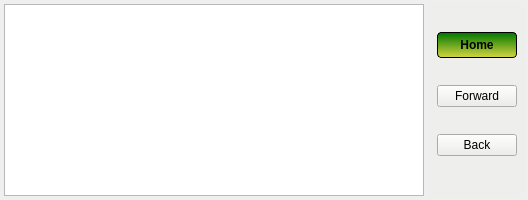
   <widget class="QWidget" name="dockWidgetContents">
    <property name="minimumSize">
     <size>
      <width>320</width>
      <height>120</height>
     </size>
    </property>
    <layout class="QHBoxLayout" name="horizontalLayout_10">
     <property name="spacing">
      <number>2</number>
     </property>
     <property name="leftMargin">
      <number>2</number>
     </property>
     <property name="topMargin">
      <number>2</number>
     </property>
     <property name="rightMargin">
      <number>2</number>
     </property>
     <property name="bottomMargin">
      <number>2</number>
     </property>
     <item>
      <widget class="QWidget" name="widget_5" native="true">
       <property name="sizePolicy">
        <sizepolicy hsizetype="Expanding" vsizetype="Expanding">
         <horstretch>0</horstretch>
         <verstretch>0</verstretch>
        </sizepolicy>
       </property>
       <property name="minimumSize">
        <size>
         <width>320</width>
         <height>120</height>
        </size>
       </property>
       <layout class="QVBoxLayout" name="verticalLayout_9">
        <property name="spacing">
         <number>2</number>
        </property>
        <property name="leftMargin">
         <number>2</number>
        </property>
        <property name="topMargin">
         <number>2</number>
        </property>
        <property name="rightMargin">
         <number>2</number>
        </property>
        <property name="bottomMargin">
         <number>2</number>
        </property>
        <item>
         <widget class="QTextBrowser" name="textContent">
          <property name="minimumSize">
           <size>
            <width>420</width>
            <height>120</height>
           </size>
          </property>
          <property name="source">
           <url>
            <string>file:///help/docs/index.html</string>
           </url>
          </property>
          <property name="searchPaths">
           <stringlist>
            <string>./help/docs/</string>
           </stringlist>
          </property>
         </widget>
        </item>
       </layout>
      </widget>
     </item>
     <item>
      <widget class="QWidget" name="helpButtonWidget" native="true">
       <property name="sizePolicy">
        <sizepolicy hsizetype="Expanding" vsizetype="Expanding">
         <horstretch>0</horstretch>
         <verstretch>0</verstretch>
        </sizepolicy>
       </property>
       <property name="minimumSize">
        <size>
         <width>0</width>
         <height>120</height>
        </size>
       </property>
       <property name="palette">
        <palette>
         <active>
          <colorrole role="Button">
           <brush brushstyle="SolidPattern">
            <color alpha="255">
             <red>238</red>
             <green>238</green>
             <blue>236</blue>
            </color>
           </brush>
          </colorrole>
          <colorrole role="Base">
           <brush brushstyle="SolidPattern">
            <color alpha="255">
             <red>238</red>
             <green>238</green>
             <blue>236</blue>
            </color>
           </brush>
          </colorrole>
          <colorrole role="Window">
           <brush brushstyle="SolidPattern">
            <color alpha="255">
             <red>238</red>
             <green>238</green>
             <blue>236</blue>
            </color>
           </brush>
          </colorrole>
         </active>
         <inactive>
          <colorrole role="Button">
           <brush brushstyle="SolidPattern">
            <color alpha="255">
             <red>238</red>
             <green>238</green>
             <blue>236</blue>
            </color>
           </brush>
          </colorrole>
          <colorrole role="Base">
           <brush brushstyle="SolidPattern">
            <color alpha="255">
             <red>238</red>
             <green>238</green>
             <blue>236</blue>
            </color>
           </brush>
          </colorrole>
          <colorrole role="Window">
           <brush brushstyle="SolidPattern">
            <color alpha="255">
             <red>238</red>
             <green>238</green>
             <blue>236</blue>
            </color>
           </brush>
          </colorrole>
         </inactive>
         <disabled>
          <colorrole role="Button">
           <brush brushstyle="SolidPattern">
            <color alpha="255">
             <red>238</red>
             <green>238</green>
             <blue>236</blue>
            </color>
           </brush>
          </colorrole>
          <colorrole role="Base">
           <brush brushstyle="SolidPattern">
            <color alpha="255">
             <red>238</red>
             <green>238</green>
             <blue>236</blue>
            </color>
           </brush>
          </colorrole>
          <colorrole role="Window">
           <brush brushstyle="SolidPattern">
            <color alpha="255">
             <red>238</red>
             <green>238</green>
             <blue>236</blue>
            </color>
           </brush>
          </colorrole>
         </disabled>
        </palette>
       </property>
       <property name="autoFillBackground">
        <bool>false</bool>
       </property>
       <property name="styleSheet">
        <string notr="true">background-color: rgb(238, 238, 236);</string>
       </property>
       <layout class="QVBoxLayout" name="verticalLayout_12">
        <item>
         <widget class="QPushButton" name="pushButton">
          <property name="minimumSize">
           <size>
            <width>0</width>
            <height>26</height>
           </size>
          </property>
          <property name="palette">
           <palette>
            <active>
             <colorrole role="Button">
              <brush brushstyle="LinearGradientPattern">
               <gradient startx="0.000000000000000" starty="0.000000000000000" endx="0.000000000000000" endy="1.000000000000000" type="LinearGradient" spread="PadSpread" coordinatemode="ObjectBoundingMode">
                <gradientstop position="0.000000000000000">
                 <color alpha="255">
                  <red>0</red>
                  <green>119</green>
                  <blue>0</blue>
                 </color>
                </gradientstop>
                <gradientstop position="1.000000000000000">
                 <color alpha="255">
                  <red>212</red>
                  <green>213</green>
                  <blue>64</blue>
                 </color>
                </gradientstop>
               </gradient>
              </brush>
             </colorrole>
             <colorrole role="Base">
              <brush brushstyle="LinearGradientPattern">
               <gradient startx="0.000000000000000" starty="0.000000000000000" endx="0.000000000000000" endy="1.000000000000000" type="LinearGradient" spread="PadSpread" coordinatemode="ObjectBoundingMode">
                <gradientstop position="0.000000000000000">
                 <color alpha="255">
                  <red>0</red>
                  <green>119</green>
                  <blue>0</blue>
                 </color>
                </gradientstop>
                <gradientstop position="1.000000000000000">
                 <color alpha="255">
                  <red>212</red>
                  <green>213</green>
                  <blue>64</blue>
                 </color>
                </gradientstop>
               </gradient>
              </brush>
             </colorrole>
             <colorrole role="Window">
              <brush brushstyle="LinearGradientPattern">
               <gradient startx="0.000000000000000" starty="0.000000000000000" endx="0.000000000000000" endy="1.000000000000000" type="LinearGradient" spread="PadSpread" coordinatemode="ObjectBoundingMode">
                <gradientstop position="0.000000000000000">
                 <color alpha="255">
                  <red>0</red>
                  <green>119</green>
                  <blue>0</blue>
                 </color>
                </gradientstop>
                <gradientstop position="1.000000000000000">
                 <color alpha="255">
                  <red>212</red>
                  <green>213</green>
                  <blue>64</blue>
                 </color>
                </gradientstop>
               </gradient>
              </brush>
             </colorrole>
            </active>
            <inactive>
             <colorrole role="Button">
              <brush brushstyle="LinearGradientPattern">
               <gradient startx="0.000000000000000" starty="0.000000000000000" endx="0.000000000000000" endy="1.000000000000000" type="LinearGradient" spread="PadSpread" coordinatemode="ObjectBoundingMode">
                <gradientstop position="0.000000000000000">
                 <color alpha="255">
                  <red>0</red>
                  <green>119</green>
                  <blue>0</blue>
                 </color>
                </gradientstop>
                <gradientstop position="1.000000000000000">
                 <color alpha="255">
                  <red>212</red>
                  <green>213</green>
                  <blue>64</blue>
                 </color>
                </gradientstop>
               </gradient>
              </brush>
             </colorrole>
             <colorrole role="Base">
              <brush brushstyle="LinearGradientPattern">
               <gradient startx="0.000000000000000" starty="0.000000000000000" endx="0.000000000000000" endy="1.000000000000000" type="LinearGradient" spread="PadSpread" coordinatemode="ObjectBoundingMode">
                <gradientstop position="0.000000000000000">
                 <color alpha="255">
                  <red>0</red>
                  <green>119</green>
                  <blue>0</blue>
                 </color>
                </gradientstop>
                <gradientstop position="1.000000000000000">
                 <color alpha="255">
                  <red>212</red>
                  <green>213</green>
                  <blue>64</blue>
                 </color>
                </gradientstop>
               </gradient>
              </brush>
             </colorrole>
             <colorrole role="Window">
              <brush brushstyle="LinearGradientPattern">
               <gradient startx="0.000000000000000" starty="0.000000000000000" endx="0.000000000000000" endy="1.000000000000000" type="LinearGradient" spread="PadSpread" coordinatemode="ObjectBoundingMode">
                <gradientstop position="0.000000000000000">
                 <color alpha="255">
                  <red>0</red>
                  <green>119</green>
                  <blue>0</blue>
                 </color>
                </gradientstop>
                <gradientstop position="1.000000000000000">
                 <color alpha="255">
                  <red>212</red>
                  <green>213</green>
                  <blue>64</blue>
                 </color>
                </gradientstop>
               </gradient>
              </brush>
             </colorrole>
            </inactive>
            <disabled>
             <colorrole role="Button">
              <brush brushstyle="LinearGradientPattern">
               <gradient startx="0.000000000000000" starty="0.000000000000000" endx="0.000000000000000" endy="1.000000000000000" type="LinearGradient" spread="PadSpread" coordinatemode="ObjectBoundingMode">
                <gradientstop position="0.000000000000000">
                 <color alpha="255">
                  <red>0</red>
                  <green>119</green>
                  <blue>0</blue>
                 </color>
                </gradientstop>
                <gradientstop position="1.000000000000000">
                 <color alpha="255">
                  <red>212</red>
                  <green>213</green>
                  <blue>64</blue>
                 </color>
                </gradientstop>
               </gradient>
              </brush>
             </colorrole>
             <colorrole role="Base">
              <brush brushstyle="LinearGradientPattern">
               <gradient startx="0.000000000000000" starty="0.000000000000000" endx="0.000000000000000" endy="1.000000000000000" type="LinearGradient" spread="PadSpread" coordinatemode="ObjectBoundingMode">
                <gradientstop position="0.000000000000000">
                 <color alpha="255">
                  <red>0</red>
                  <green>119</green>
                  <blue>0</blue>
                 </color>
                </gradientstop>
                <gradientstop position="1.000000000000000">
                 <color alpha="255">
                  <red>212</red>
                  <green>213</green>
                  <blue>64</blue>
                 </color>
                </gradientstop>
               </gradient>
              </brush>
             </colorrole>
             <colorrole role="Window">
              <brush brushstyle="LinearGradientPattern">
               <gradient startx="0.000000000000000" starty="0.000000000000000" endx="0.000000000000000" endy="1.000000000000000" type="LinearGradient" spread="PadSpread" coordinatemode="ObjectBoundingMode">
                <gradientstop position="0.000000000000000">
                 <color alpha="255">
                  <red>0</red>
                  <green>119</green>
                  <blue>0</blue>
                 </color>
                </gradientstop>
                <gradientstop position="1.000000000000000">
                 <color alpha="255">
                  <red>212</red>
                  <green>213</green>
                  <blue>64</blue>
                 </color>
                </gradientstop>
               </gradient>
              </brush>
             </colorrole>
            </disabled>
           </palette>
          </property>
          <property name="autoFillBackground">
           <bool>false</bool>
          </property>
          <property name="styleSheet">
           <string notr="true">background-color: qlineargradient(spread:pad, x1:0, y1:0, x2:0, y2:1, stop:0 rgba(0, 119, 0, 255), stop:1 rgba(212, 213, 64, 255));
font-weight:bold;
border: 1px solid black;
border-radius: 4px;</string>
          </property>
          <property name="text">
           <string>Home</string>
          </property>
         </widget>
        </item>
        <item>
         <widget class="QPushButton" name="pushButton_3">
          <property name="palette">
           <palette>
            <active>
             <colorrole role="WindowText">
              <brush brushstyle="SolidPattern">
               <color alpha="255">
                <red>0</red>
                <green>0</green>
                <blue>0</blue>
               </color>
              </brush>
             </colorrole>
             <colorrole role="Button">
              <brush brushstyle="SolidPattern">
               <color alpha="255">
                <red>238</red>
                <green>238</green>
                <blue>236</blue>
               </color>
              </brush>
             </colorrole>
             <colorrole role="Light">
              <brush brushstyle="SolidPattern">
               <color alpha="255">
                <red>255</red>
                <green>255</green>
                <blue>255</blue>
               </color>
              </brush>
             </colorrole>
             <colorrole role="Midlight">
              <brush brushstyle="SolidPattern">
               <color alpha="255">
                <red>233</red>
                <green>239</green>
                <blue>249</blue>
               </color>
              </brush>
             </colorrole>
             <colorrole role="Dark">
              <brush brushstyle="SolidPattern">
               <color alpha="255">
                <red>105</red>
                <green>112</green>
                <blue>121</blue>
               </color>
              </brush>
             </colorrole>
             <colorrole role="Mid">
              <brush brushstyle="SolidPattern">
               <color alpha="255">
                <red>141</red>
                <green>149</green>
                <blue>162</blue>
               </color>
              </brush>
             </colorrole>
             <colorrole role="Text">
              <brush brushstyle="SolidPattern">
               <color alpha="255">
                <red>0</red>
                <green>0</green>
                <blue>0</blue>
               </color>
              </brush>
             </colorrole>
             <colorrole role="BrightText">
              <brush brushstyle="SolidPattern">
               <color alpha="255">
                <red>255</red>
                <green>255</green>
                <blue>255</blue>
               </color>
              </brush>
             </colorrole>
             <colorrole role="ButtonText">
              <brush brushstyle="SolidPattern">
               <color alpha="255">
                <red>0</red>
                <green>0</green>
                <blue>0</blue>
               </color>
              </brush>
             </colorrole>
             <colorrole role="Base">
              <brush brushstyle="SolidPattern">
               <color alpha="255">
                <red>238</red>
                <green>238</green>
                <blue>236</blue>
               </color>
              </brush>
             </colorrole>
             <colorrole role="Window">
              <brush brushstyle="SolidPattern">
               <color alpha="255">
                <red>238</red>
                <green>238</green>
                <blue>236</blue>
               </color>
              </brush>
             </colorrole>
             <colorrole role="Shadow">
              <brush brushstyle="SolidPattern">
               <color alpha="255">
                <red>0</red>
                <green>0</green>
                <blue>0</blue>
               </color>
              </brush>
             </colorrole>
             <colorrole role="AlternateBase">
              <brush brushstyle="SolidPattern">
               <color alpha="255">
                <red>233</red>
                <green>239</green>
                <blue>249</blue>
               </color>
              </brush>
             </colorrole>
             <colorrole role="ToolTipBase">
              <brush brushstyle="SolidPattern">
               <color alpha="255">
                <red>255</red>
                <green>255</green>
                <blue>220</blue>
               </color>
              </brush>
             </colorrole>
             <colorrole role="ToolTipText">
              <brush brushstyle="SolidPattern">
               <color alpha="255">
                <red>0</red>
                <green>0</green>
                <blue>0</blue>
               </color>
              </brush>
             </colorrole>
            </active>
            <inactive>
             <colorrole role="WindowText">
              <brush brushstyle="SolidPattern">
               <color alpha="255">
                <red>0</red>
                <green>0</green>
                <blue>0</blue>
               </color>
              </brush>
             </colorrole>
             <colorrole role="Button">
              <brush brushstyle="SolidPattern">
               <color alpha="255">
                <red>238</red>
                <green>238</green>
                <blue>236</blue>
               </color>
              </brush>
             </colorrole>
             <colorrole role="Light">
              <brush brushstyle="SolidPattern">
               <color alpha="255">
                <red>255</red>
                <green>255</green>
                <blue>255</blue>
               </color>
              </brush>
             </colorrole>
             <colorrole role="Midlight">
              <brush brushstyle="SolidPattern">
               <color alpha="255">
                <red>233</red>
                <green>239</green>
                <blue>249</blue>
               </color>
              </brush>
             </colorrole>
             <colorrole role="Dark">
              <brush brushstyle="SolidPattern">
               <color alpha="255">
                <red>105</red>
                <green>112</green>
                <blue>121</blue>
               </color>
              </brush>
             </colorrole>
             <colorrole role="Mid">
              <brush brushstyle="SolidPattern">
               <color alpha="255">
                <red>141</red>
                <green>149</green>
                <blue>162</blue>
               </color>
              </brush>
             </colorrole>
             <colorrole role="Text">
              <brush brushstyle="SolidPattern">
               <color alpha="255">
                <red>0</red>
                <green>0</green>
                <blue>0</blue>
               </color>
              </brush>
             </colorrole>
             <colorrole role="BrightText">
              <brush brushstyle="SolidPattern">
               <color alpha="255">
                <red>255</red>
                <green>255</green>
                <blue>255</blue>
               </color>
              </brush>
             </colorrole>
             <colorrole role="ButtonText">
              <brush brushstyle="SolidPattern">
               <color alpha="255">
                <red>0</red>
                <green>0</green>
                <blue>0</blue>
               </color>
              </brush>
             </colorrole>
             <colorrole role="Base">
              <brush brushstyle="SolidPattern">
               <color alpha="255">
                <red>238</red>
                <green>238</green>
                <blue>236</blue>
               </color>
              </brush>
             </colorrole>
             <colorrole role="Window">
              <brush brushstyle="SolidPattern">
               <color alpha="255">
                <red>238</red>
                <green>238</green>
                <blue>236</blue>
               </color>
              </brush>
             </colorrole>
             <colorrole role="Shadow">
              <brush brushstyle="SolidPattern">
               <color alpha="255">
                <red>0</red>
                <green>0</green>
                <blue>0</blue>
               </color>
              </brush>
             </colorrole>
             <colorrole role="AlternateBase">
              <brush brushstyle="SolidPattern">
               <color alpha="255">
                <red>233</red>
                <green>239</green>
                <blue>249</blue>
               </color>
              </brush>
             </colorrole>
             <colorrole role="ToolTipBase">
              <brush brushstyle="SolidPattern">
               <color alpha="255">
                <red>255</red>
                <green>255</green>
                <blue>220</blue>
               </color>
              </brush>
             </colorrole>
             <colorrole role="ToolTipText">
              <brush brushstyle="SolidPattern">
               <color alpha="255">
                <red>0</red>
                <green>0</green>
                <blue>0</blue>
               </color>
              </brush>
             </colorrole>
            </inactive>
            <disabled>
             <colorrole role="WindowText">
              <brush brushstyle="SolidPattern">
               <color alpha="255">
                <red>105</red>
                <green>112</green>
                <blue>121</blue>
               </color>
              </brush>
             </colorrole>
             <colorrole role="Button">
              <brush brushstyle="SolidPattern">
               <color alpha="255">
                <red>238</red>
                <green>238</green>
                <blue>236</blue>
               </color>
              </brush>
             </colorrole>
             <colorrole role="Light">
              <brush brushstyle="SolidPattern">
               <color alpha="255">
                <red>255</red>
                <green>255</green>
                <blue>255</blue>
               </color>
              </brush>
             </colorrole>
             <colorrole role="Midlight">
              <brush brushstyle="SolidPattern">
               <color alpha="255">
                <red>233</red>
                <green>239</green>
                <blue>249</blue>
               </color>
              </brush>
             </colorrole>
             <colorrole role="Dark">
              <brush brushstyle="SolidPattern">
               <color alpha="255">
                <red>105</red>
                <green>112</green>
                <blue>121</blue>
               </color>
              </brush>
             </colorrole>
             <colorrole role="Mid">
              <brush brushstyle="SolidPattern">
               <color alpha="255">
                <red>141</red>
                <green>149</green>
                <blue>162</blue>
               </color>
              </brush>
             </colorrole>
             <colorrole role="Text">
              <brush brushstyle="SolidPattern">
               <color alpha="255">
                <red>105</red>
                <green>112</green>
                <blue>121</blue>
               </color>
              </brush>
             </colorrole>
             <colorrole role="BrightText">
              <brush brushstyle="SolidPattern">
               <color alpha="255">
                <red>255</red>
                <green>255</green>
                <blue>255</blue>
               </color>
              </brush>
             </colorrole>
             <colorrole role="ButtonText">
              <brush brushstyle="SolidPattern">
               <color alpha="255">
                <red>105</red>
                <green>112</green>
                <blue>121</blue>
               </color>
              </brush>
             </colorrole>
             <colorrole role="Base">
              <brush brushstyle="SolidPattern">
               <color alpha="255">
                <red>238</red>
                <green>238</green>
                <blue>236</blue>
               </color>
              </brush>
             </colorrole>
             <colorrole role="Window">
              <brush brushstyle="SolidPattern">
               <color alpha="255">
                <red>238</red>
                <green>238</green>
                <blue>236</blue>
               </color>
              </brush>
             </colorrole>
             <colorrole role="Shadow">
              <brush brushstyle="SolidPattern">
               <color alpha="255">
                <red>0</red>
                <green>0</green>
                <blue>0</blue>
               </color>
              </brush>
             </colorrole>
             <colorrole role="AlternateBase">
              <brush brushstyle="SolidPattern">
               <color alpha="255">
                <red>211</red>
                <green>224</green>
                <blue>243</blue>
               </color>
              </brush>
             </colorrole>
             <colorrole role="ToolTipBase">
              <brush brushstyle="SolidPattern">
               <color alpha="255">
                <red>255</red>
                <green>255</green>
                <blue>220</blue>
               </color>
              </brush>
             </colorrole>
             <colorrole role="ToolTipText">
              <brush brushstyle="SolidPattern">
               <color alpha="255">
                <red>0</red>
                <green>0</green>
                <blue>0</blue>
               </color>
              </brush>
             </colorrole>
            </disabled>
           </palette>
          </property>
          <property name="autoFillBackground">
           <bool>false</bool>
          </property>
          <property name="text">
           <string>Forward</string>
          </property>
         </widget>
        </item>
        <item>
         <widget class="QPushButton" name="pushButton_2">
          <property name="palette">
           <palette>
            <active>
             <colorrole role="Button">
              <brush brushstyle="SolidPattern">
               <color alpha="255">
                <red>238</red>
                <green>238</green>
                <blue>236</blue>
               </color>
              </brush>
             </colorrole>
             <colorrole role="Base">
              <brush brushstyle="SolidPattern">
               <color alpha="255">
                <red>238</red>
                <green>238</green>
                <blue>236</blue>
               </color>
              </brush>
             </colorrole>
             <colorrole role="Window">
              <brush brushstyle="SolidPattern">
               <color alpha="255">
                <red>238</red>
                <green>238</green>
                <blue>236</blue>
               </color>
              </brush>
             </colorrole>
            </active>
            <inactive>
             <colorrole role="Button">
              <brush brushstyle="SolidPattern">
               <color alpha="255">
                <red>238</red>
                <green>238</green>
                <blue>236</blue>
               </color>
              </brush>
             </colorrole>
             <colorrole role="Base">
              <brush brushstyle="SolidPattern">
               <color alpha="255">
                <red>238</red>
                <green>238</green>
                <blue>236</blue>
               </color>
              </brush>
             </colorrole>
             <colorrole role="Window">
              <brush brushstyle="SolidPattern">
               <color alpha="255">
                <red>238</red>
                <green>238</green>
                <blue>236</blue>
               </color>
              </brush>
             </colorrole>
            </inactive>
            <disabled>
             <colorrole role="Button">
              <brush brushstyle="SolidPattern">
               <color alpha="255">
                <red>238</red>
                <green>238</green>
                <blue>236</blue>
               </color>
              </brush>
             </colorrole>
             <colorrole role="Base">
              <brush brushstyle="SolidPattern">
               <color alpha="255">
                <red>238</red>
                <green>238</green>
                <blue>236</blue>
               </color>
              </brush>
             </colorrole>
             <colorrole role="Window">
              <brush brushstyle="SolidPattern">
               <color alpha="255">
                <red>238</red>
                <green>238</green>
                <blue>236</blue>
               </color>
              </brush>
             </colorrole>
            </disabled>
           </palette>
          </property>
          <property name="autoFillBackground">
           <bool>false</bool>
          </property>
          <property name="text">
           <string>Back</string>
          </property>
         </widget>
        </item>
        <item>
         <spacer name="verticalSpacer">
          <property name="orientation">
           <enum>Qt::Vertical</enum>
          </property>
          <property name="sizeType">
           <enum>QSizePolicy::Preferred</enum>
          </property>
          <property name="sizeHint" stdset="0">
           <size>
            <width>20</width>
            <height>10</height>
           </size>
          </property>
         </spacer>
        </item>
       </layout>
      </widget>
     </item>
    </layout>
   </widget>
